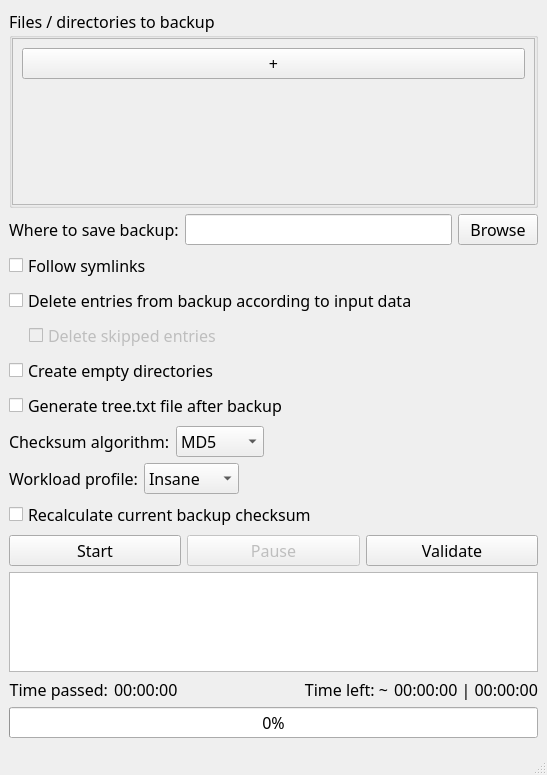
<?xml version="1.0" encoding="UTF-8"?>
<ui version="4.0">
 <author>Fern Lane</author>
 <class>MainWindow</class>
 <widget class="QMainWindow" name="MainWindow">
  <property name="geometry">
   <rect>
    <x>0</x>
    <y>0</y>
    <width>547</width>
    <height>775</height>
   </rect>
  </property>
  <property name="font">
   <font>
    <family>Calibri Light</family>
    <pointsize>12</pointsize>
   </font>
  </property>
  <property name="windowTitle">
   <string>FloppyCat Simple Backup Utility</string>
  </property>
  <property name="toolTip">
   <string>How much time has passed since the start of backup / validation</string>
  </property>
  <property name="layoutDirection">
   <enum>Qt::LeftToRight</enum>
  </property>
  <widget class="QWidget" name="centralwidget">
   <layout class="QVBoxLayout" name="verticalLayout">
    <property name="spacing">
     <number>6</number>
    </property>
    <property name="leftMargin">
     <number>9</number>
    </property>
    <property name="topMargin">
     <number>9</number>
    </property>
    <property name="rightMargin">
     <number>9</number>
    </property>
    <property name="bottomMargin">
     <number>9</number>
    </property>
    <item>
     <widget class="QGroupBox" name="groupBox_3">
      <property name="sizePolicy">
       <sizepolicy hsizetype="Preferred" vsizetype="Preferred">
        <horstretch>0</horstretch>
        <verstretch>2</verstretch>
       </sizepolicy>
      </property>
      <property name="title">
       <string>Files / directories to backup</string>
      </property>
      <layout class="QVBoxLayout" name="verticalLayout_2">
       <property name="leftMargin">
        <number>0</number>
       </property>
       <property name="topMargin">
        <number>0</number>
       </property>
       <property name="rightMargin">
        <number>0</number>
       </property>
       <property name="bottomMargin">
        <number>0</number>
       </property>
       <item>
        <widget class="QScrollArea" name="scrollArea">
         <property name="widgetResizable">
          <bool>true</bool>
         </property>
         <widget class="QWidget" name="scrollAreaWidgetContents">
          <property name="geometry">
           <rect>
            <x>0</x>
            <y>0</y>
            <width>521</width>
            <height>135</height>
           </rect>
          </property>
          <layout class="QVBoxLayout" name="verticalLayout_3">
           <item>
            <layout class="QVBoxLayout" name="vl_inputs"/>
           </item>
           <item>
            <widget class="QPushButton" name="btn_add">
             <property name="toolTip">
              <string>Add new entry</string>
             </property>
             <property name="text">
              <string>+</string>
             </property>
            </widget>
           </item>
           <item>
            <spacer name="verticalSpacer">
             <property name="orientation">
              <enum>Qt::Vertical</enum>
             </property>
             <property name="sizeHint" stdset="0">
              <size>
               <width>20</width>
               <height>40</height>
              </size>
             </property>
            </spacer>
           </item>
          </layout>
         </widget>
        </widget>
       </item>
      </layout>
     </widget>
    </item>
    <item>
     <layout class="QHBoxLayout" name="horizontalLayout_7">
      <item>
       <widget class="QLabel" name="label_6">
        <property name="text">
         <string>Where to save backup:</string>
        </property>
       </widget>
      </item>
      <item>
       <widget class="QLineEdit" name="le_save_to">
        <property name="toolTip">
         <string>Path to directory where backup will be saved (output directory)</string>
        </property>
       </widget>
      </item>
      <item>
       <widget class="QPushButton" name="btn_save_to_browse">
        <property name="toolTip">
         <string>Browse output directory</string>
        </property>
        <property name="text">
         <string>Browse</string>
        </property>
       </widget>
      </item>
     </layout>
    </item>
    <item>
     <layout class="QHBoxLayout" name="horizontalLayout_8">
      <item>
       <widget class="QCheckBox" name="cb_follow_symlinks">
        <property name="toolTip">
         <string>Follow symlinks when parsing and copying files (if not set, symlinks will be copied as is)</string>
        </property>
        <property name="text">
         <string>Follow symlinks</string>
        </property>
       </widget>
      </item>
      <item>
       <spacer name="horizontalSpacer_9">
        <property name="orientation">
         <enum>Qt::Horizontal</enum>
        </property>
        <property name="sizeHint" stdset="0">
         <size>
          <width>40</width>
          <height>20</height>
         </size>
        </property>
       </spacer>
      </item>
     </layout>
    </item>
    <item>
     <layout class="QHBoxLayout" name="horizontalLayout_6">
      <item>
       <widget class="QCheckBox" name="cb_delete_data">
        <property name="toolTip">
         <string>Allow to delete files inside the output directory if they are not added to the input entries / do not exist</string>
        </property>
        <property name="text">
         <string>Delete entries from backup according to input data</string>
        </property>
       </widget>
      </item>
      <item>
       <spacer name="horizontalSpacer_5">
        <property name="orientation">
         <enum>Qt::Horizontal</enum>
        </property>
        <property name="sizeHint" stdset="0">
         <size>
          <width>40</width>
          <height>20</height>
         </size>
        </property>
       </spacer>
      </item>
     </layout>
    </item>
    <item>
     <layout class="QHBoxLayout" name="horizontalLayout_4">
      <item>
       <spacer name="horizontalSpacer_2">
        <property name="orientation">
         <enum>Qt::Horizontal</enum>
        </property>
        <property name="sizeType">
         <enum>QSizePolicy::Fixed</enum>
        </property>
        <property name="sizeHint" stdset="0">
         <size>
          <width>20</width>
          <height>20</height>
         </size>
        </property>
       </spacer>
      </item>
      <item>
       <widget class="QCheckBox" name="cb_delete_skipped">
        <property name="enabled">
         <bool>false</bool>
        </property>
        <property name="toolTip">
         <string>Allow to also delete skipped entries from output directory if they exist</string>
        </property>
        <property name="text">
         <string>Delete skipped entries</string>
        </property>
       </widget>
      </item>
      <item>
       <spacer name="horizontalSpacer_4">
        <property name="orientation">
         <enum>Qt::Horizontal</enum>
        </property>
        <property name="sizeHint" stdset="0">
         <size>
          <width>40</width>
          <height>20</height>
         </size>
        </property>
       </spacer>
      </item>
     </layout>
    </item>
    <item>
     <layout class="QHBoxLayout" name="horizontalLayout_9">
      <item>
       <widget class="QCheckBox" name="cb_create_empty_dirs">
        <property name="toolTip">
         <string>Will empty directories be included in the backup?</string>
        </property>
        <property name="text">
         <string>Create empty directories</string>
        </property>
       </widget>
      </item>
      <item>
       <spacer name="horizontalSpacer_6">
        <property name="orientation">
         <enum>Qt::Horizontal</enum>
        </property>
        <property name="sizeHint" stdset="0">
         <size>
          <width>40</width>
          <height>20</height>
         </size>
        </property>
       </spacer>
      </item>
     </layout>
    </item>
    <item>
     <layout class="QHBoxLayout" name="horizontalLayout_10">
      <item>
       <widget class="QCheckBox" name="cb_generate_tree">
        <property name="toolTip">
         <string>Generate tree of files and save it to the output directory</string>
        </property>
        <property name="text">
         <string>Generate tree.txt file after backup</string>
        </property>
       </widget>
      </item>
      <item>
       <spacer name="horizontalSpacer_7">
        <property name="orientation">
         <enum>Qt::Horizontal</enum>
        </property>
        <property name="sizeHint" stdset="0">
         <size>
          <width>40</width>
          <height>20</height>
         </size>
        </property>
       </spacer>
      </item>
     </layout>
    </item>
    <item>
     <layout class="QHBoxLayout" name="horizontalLayout_5">
      <item>
       <widget class="QLabel" name="label">
        <property name="text">
         <string>Checksum algorithm:</string>
        </property>
        <property name="alignment">
         <set>Qt::AlignLeading|Qt::AlignLeft|Qt::AlignVCenter</set>
        </property>
       </widget>
      </item>
      <item>
       <widget class="QComboBox" name="cob_checksum_alg">
        <property name="toolTip">
         <string>Select checksum calculation algorithm</string>
        </property>
        <item>
         <property name="text">
          <string>MD5</string>
         </property>
        </item>
        <item>
         <property name="text">
          <string>SHA256</string>
         </property>
        </item>
        <item>
         <property name="text">
          <string>SHA512</string>
         </property>
        </item>
       </widget>
      </item>
      <item>
       <spacer name="horizontalSpacer">
        <property name="orientation">
         <enum>Qt::Horizontal</enum>
        </property>
        <property name="sizeHint" stdset="0">
         <size>
          <width>40</width>
          <height>20</height>
         </size>
        </property>
       </spacer>
      </item>
     </layout>
    </item>
    <item>
     <layout class="QHBoxLayout" name="horizontalLayout_3">
      <item>
       <widget class="QLabel" name="label_2">
        <property name="text">
         <string>Workload profile:</string>
        </property>
       </widget>
      </item>
      <item>
       <widget class="QComboBox" name="cob_workload_profile">
        <property name="toolTip">
         <string>Defines the number of processes</string>
        </property>
        <item>
         <property name="text">
          <string>Insane</string>
         </property>
        </item>
        <item>
         <property name="text">
          <string>High</string>
         </property>
        </item>
        <item>
         <property name="text">
          <string>Normal</string>
         </property>
        </item>
        <item>
         <property name="text">
          <string>Low</string>
         </property>
        </item>
        <item>
         <property name="text">
          <string>Very low</string>
         </property>
        </item>
       </widget>
      </item>
      <item>
       <spacer name="horizontalSpacer_3">
        <property name="orientation">
         <enum>Qt::Horizontal</enum>
        </property>
        <property name="sizeHint" stdset="0">
         <size>
          <width>40</width>
          <height>20</height>
         </size>
        </property>
       </spacer>
      </item>
     </layout>
    </item>
    <item>
     <layout class="QHBoxLayout" name="horizontalLayout_11">
      <item>
       <widget class="QCheckBox" name="cb_recalculate_checksum">
        <property name="toolTip">
         <string>Recalculate checksums of all files inside output directory before and after backup without reusing it</string>
        </property>
        <property name="text">
         <string>Recalculate current backup checksum</string>
        </property>
       </widget>
      </item>
      <item>
       <spacer name="horizontalSpacer_8">
        <property name="orientation">
         <enum>Qt::Horizontal</enum>
        </property>
        <property name="sizeHint" stdset="0">
         <size>
          <width>40</width>
          <height>20</height>
         </size>
        </property>
       </spacer>
      </item>
     </layout>
    </item>
    <item>
     <layout class="QHBoxLayout" name="horizontalLayout_2">
      <item>
       <widget class="QPushButton" name="btn_start_stop">
        <property name="minimumSize">
         <size>
          <width>0</width>
          <height>0</height>
         </size>
        </property>
        <property name="toolTip">
         <string>Start / Cancel backup</string>
        </property>
        <property name="text">
         <string>Start</string>
        </property>
       </widget>
      </item>
      <item>
       <widget class="QPushButton" name="btn_pause_resume">
        <property name="enabled">
         <bool>false</bool>
        </property>
        <property name="toolTip">
         <string>Pause / Resume backup</string>
        </property>
        <property name="text">
         <string>Pause</string>
        </property>
       </widget>
      </item>
      <item>
       <widget class="QPushButton" name="btn_validate">
        <property name="toolTip">
         <string>Calculate the checksum of the backup again and compare it with the existing one</string>
        </property>
        <property name="text">
         <string>Validate</string>
        </property>
       </widget>
      </item>
     </layout>
    </item>
    <item>
     <widget class="QPlainTextEdit" name="pte_logs">
      <property name="sizePolicy">
       <sizepolicy hsizetype="Expanding" vsizetype="Expanding">
        <horstretch>0</horstretch>
        <verstretch>1</verstretch>
       </sizepolicy>
      </property>
      <property name="toolTip">
       <string>Application logs</string>
      </property>
      <property name="documentTitle">
       <string notr="true"/>
      </property>
      <property name="undoRedoEnabled">
       <bool>false</bool>
      </property>
      <property name="lineWrapMode">
       <enum>QPlainTextEdit::NoWrap</enum>
      </property>
      <property name="readOnly">
       <bool>true</bool>
      </property>
      <property name="maximumBlockCount">
       <number>200</number>
      </property>
     </widget>
    </item>
    <item>
     <layout class="QHBoxLayout" name="horizontalLayout_12">
      <item>
       <widget class="QLabel" name="label_3">
        <property name="text">
         <string>Time passed:</string>
        </property>
        <property name="alignment">
         <set>Qt::AlignRight|Qt::AlignTrailing|Qt::AlignVCenter</set>
        </property>
       </widget>
      </item>
      <item>
       <widget class="QLabel" name="lb_time_passed">
        <property name="toolTip">
         <string>How much time has passed since the start of backup / validation</string>
        </property>
        <property name="text">
         <string>00:00:00</string>
        </property>
       </widget>
      </item>
      <item>
       <spacer name="horizontalSpacer_11">
        <property name="orientation">
         <enum>Qt::Horizontal</enum>
        </property>
        <property name="sizeHint" stdset="0">
         <size>
          <width>40</width>
          <height>20</height>
         </size>
        </property>
       </spacer>
      </item>
      <item>
       <widget class="QLabel" name="label_5">
        <property name="toolTip">
         <string>&lt;html&gt;&lt;head/&gt;&lt;body&gt;&lt;p&gt;How much time is left (approximately) &lt;span style=&quot; font-weight:600;&quot;&gt;stage | total&lt;/span&gt;&lt;/p&gt;&lt;/body&gt;&lt;/html&gt;</string>
        </property>
        <property name="layoutDirection">
         <enum>Qt::LeftToRight</enum>
        </property>
        <property name="text">
         <string>Time left: ~</string>
        </property>
        <property name="alignment">
         <set>Qt::AlignRight|Qt::AlignTrailing|Qt::AlignVCenter</set>
        </property>
       </widget>
      </item>
      <item>
       <widget class="QLabel" name="lb_time_left">
        <property name="toolTip">
         <string>&lt;html&gt;&lt;head/&gt;&lt;body&gt;&lt;p&gt;How much time is left (approximately) &lt;span style=&quot; font-weight:600;&quot;&gt;stage | total&lt;/span&gt;&lt;/p&gt;&lt;/body&gt;&lt;/html&gt;</string>
        </property>
        <property name="text">
         <string>00:00:00 | 00:00:00</string>
        </property>
       </widget>
      </item>
     </layout>
    </item>
    <item>
     <widget class="QProgressBar" name="pb_backup">
      <property name="toolTip">
       <string>Backup progress</string>
      </property>
      <property name="value">
       <number>0</number>
      </property>
     </widget>
    </item>
   </layout>
  </widget>
  <widget class="QStatusBar" name="statusbar">
   <property name="toolTip">
    <string>&lt;html&gt;&lt;head/&gt;&lt;body&gt;&lt;p&gt;&lt;span style=&quot; font-weight:600;&quot;&gt;S:&lt;/span&gt; Stage current / total stages&lt;/p&gt;&lt;p&gt;&lt;span style=&quot; font-weight:600;&quot;&gt;Fv:&lt;/span&gt; Files viewed&lt;/p&gt;&lt;p&gt;&lt;span style=&quot; font-weight:600;&quot;&gt;Dv:&lt;/span&gt; Directories viewed&lt;/p&gt;&lt;p&gt;&lt;span style=&quot; font-weight:600;&quot;&gt;Sv:&lt;/span&gt; Symlinks viewed&lt;/p&gt;&lt;p&gt;&lt;span style=&quot; font-weight:600;&quot;&gt;Uv:&lt;/span&gt; Unknown entries viewed&lt;/p&gt;&lt;p&gt;&lt;span style=&quot; font-weight:600;&quot;&gt;C:&lt;/span&gt; Checksums calculated, errors&lt;/p&gt;&lt;p&gt;&lt;span style=&quot; font-weight:600;&quot;&gt;cp:&lt;/span&gt; Files and Directories copied, errors&lt;/p&gt;&lt;p&gt;&lt;span style=&quot; font-weight:600;&quot;&gt;del:&lt;/span&gt; Files and Directories deleted, errors&lt;/p&gt;&lt;p&gt;&lt;span style=&quot; font-weight:600;&quot;&gt;Dcr:&lt;/span&gt; Directories created, errors&lt;/p&gt;&lt;p&gt;&lt;span style=&quot; font-weight:600;&quot;&gt;Scr: &lt;/span&gt;Symlinks created&lt;/p&gt;&lt;p&gt;&lt;span style=&quot; font-weight:600;&quot;&gt;Cvld:&lt;/span&gt; Checksums validated, mismatches, not exist&lt;/p&gt;&lt;/body&gt;&lt;/html&gt;</string>
   </property>
  </widget>
 </widget>
 <resources/>
 <connections/>
</ui>
